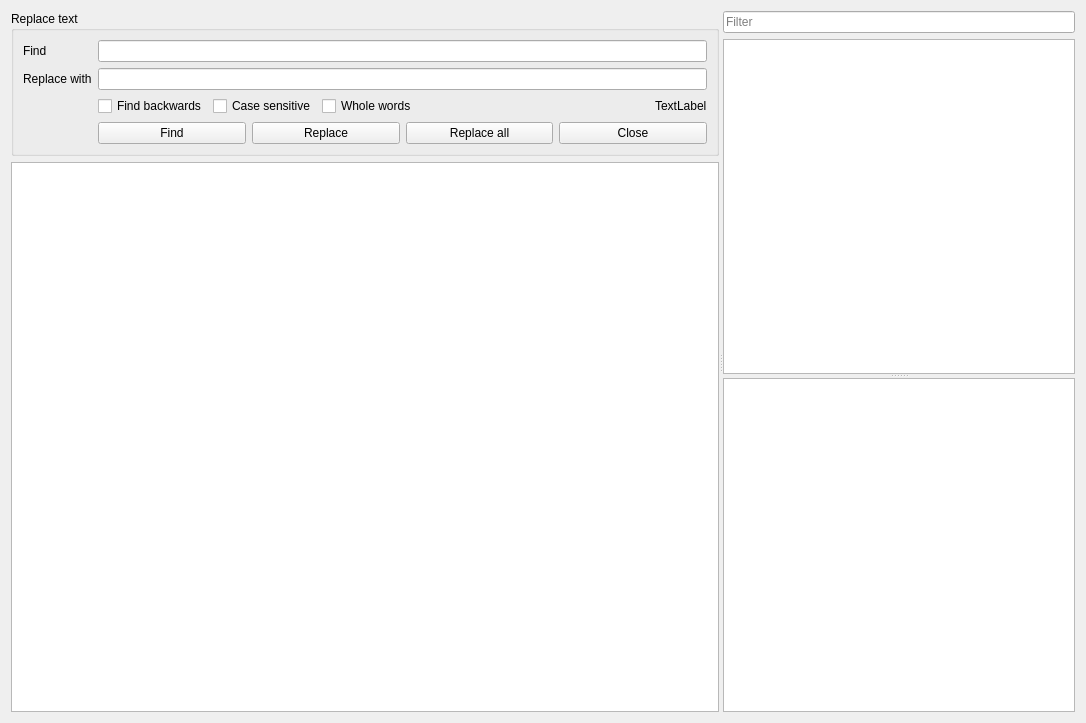
<?xml version="1.0" encoding="UTF-8"?>
<ui version="4.0">
 <class>ScriptWidget</class>
 <widget class="QWidget" name="ScriptWidget">
  <property name="geometry">
   <rect>
    <x>0</x>
    <y>0</y>
    <width>1086</width>
    <height>723</height>
   </rect>
  </property>
  <property name="windowTitle">
   <string>Script</string>
  </property>
  <property name="windowIcon">
   <iconset resource="../resource/resource.qrc">
    <normaloff>:/16x16_ico_png/script.png</normaloff>:/16x16_ico_png/script.png</iconset>
  </property>
  <layout class="QVBoxLayout" name="verticalLayout_4">
   <item>
    <widget class="QSplitter" name="mainSplitter">
     <property name="orientation">
      <enum>Qt::Horizontal</enum>
     </property>
     <widget class="QWidget" name="layoutWidget">
      <layout class="QVBoxLayout" name="verticalLayout_3">
       <item>
        <widget class="QGroupBox" name="find">
         <property name="sizePolicy">
          <sizepolicy hsizetype="Preferred" vsizetype="Maximum">
           <horstretch>0</horstretch>
           <verstretch>0</verstretch>
          </sizepolicy>
         </property>
         <property name="title">
          <string>Replace text</string>
         </property>
         <layout class="QHBoxLayout" name="horizontalLayout">
          <item>
           <layout class="QVBoxLayout" name="verticalLayout_2">
            <item>
             <layout class="QGridLayout" name="gridLayout">
              <item row="1" column="1">
               <widget class="QLineEdit" name="replaceText"/>
              </item>
              <item row="3" column="1">
               <layout class="QHBoxLayout" name="horizontalLayout_3">
                <item>
                 <widget class="QPushButton" name="btnFindNext">
                  <property name="text">
                   <string>Find</string>
                  </property>
                 </widget>
                </item>
                <item>
                 <widget class="QPushButton" name="btnReplaceNext">
                  <property name="text">
                   <string>Replace</string>
                  </property>
                 </widget>
                </item>
                <item>
                 <widget class="QPushButton" name="btnReplaceAll">
                  <property name="text">
                   <string>Replace all</string>
                  </property>
                 </widget>
                </item>
                <item>
                 <widget class="QPushButton" name="btnFindClose">
                  <property name="text">
                   <string>Close</string>
                  </property>
                 </widget>
                </item>
               </layout>
              </item>
              <item row="0" column="1">
               <widget class="QLineEdit" name="findText"/>
              </item>
              <item row="0" column="0">
               <widget class="QLabel" name="label_2">
                <property name="text">
                 <string>Find</string>
                </property>
               </widget>
              </item>
              <item row="2" column="1">
               <layout class="QHBoxLayout" name="horizontalLayout_2">
                <item>
                 <widget class="QCheckBox" name="findBackwards">
                  <property name="text">
                   <string>Find backwards</string>
                  </property>
                 </widget>
                </item>
                <item>
                 <widget class="QCheckBox" name="findCaseSensitive">
                  <property name="text">
                   <string>Case sensitive</string>
                  </property>
                 </widget>
                </item>
                <item>
                 <widget class="QCheckBox" name="findWholeWords">
                  <property name="text">
                   <string>Whole words</string>
                  </property>
                 </widget>
                </item>
                <item>
                 <spacer name="horizontalSpacer">
                  <property name="orientation">
                   <enum>Qt::Horizontal</enum>
                  </property>
                  <property name="sizeHint" stdset="0">
                   <size>
                    <width>40</width>
                    <height>20</height>
                   </size>
                  </property>
                 </spacer>
                </item>
                <item>
                 <widget class="QLabel" name="findResult">
                  <property name="sizePolicy">
                   <sizepolicy hsizetype="Preferred" vsizetype="Preferred">
                    <horstretch>0</horstretch>
                    <verstretch>0</verstretch>
                   </sizepolicy>
                  </property>
                  <property name="text">
                   <string>TextLabel</string>
                  </property>
                 </widget>
                </item>
               </layout>
              </item>
              <item row="1" column="0">
               <widget class="QLabel" name="label">
                <property name="text">
                 <string>Replace with</string>
                </property>
               </widget>
              </item>
             </layout>
            </item>
           </layout>
          </item>
         </layout>
        </widget>
       </item>
       <item>
        <widget class="gui::TextEditor" name="code">
         <property name="sizePolicy">
          <sizepolicy hsizetype="Expanding" vsizetype="Expanding">
           <horstretch>0</horstretch>
           <verstretch>0</verstretch>
          </sizepolicy>
         </property>
        </widget>
       </item>
      </layout>
     </widget>
     <widget class="QWidget" name="layoutWidget">
      <layout class="QVBoxLayout" name="verticalLayout">
       <item>
        <widget class="QLineEdit" name="filter">
         <property name="placeholderText">
          <string>Filter</string>
         </property>
        </widget>
       </item>
       <item>
        <widget class="QSplitter" name="helpSplitter">
         <property name="orientation">
          <enum>Qt::Vertical</enum>
         </property>
         <widget class="QTableView" name="tableView">
          <property name="sizePolicy">
           <sizepolicy hsizetype="Preferred" vsizetype="Expanding">
            <horstretch>0</horstretch>
            <verstretch>0</verstretch>
           </sizepolicy>
          </property>
          <property name="selectionBehavior">
           <enum>QAbstractItemView::SelectRows</enum>
          </property>
          <property name="showGrid">
           <bool>false</bool>
          </property>
          <attribute name="horizontalHeaderStretchLastSection">
           <bool>true</bool>
          </attribute>
          <attribute name="verticalHeaderVisible">
           <bool>false</bool>
          </attribute>
          <attribute name="verticalHeaderDefaultSectionSize">
           <number>21</number>
          </attribute>
         </widget>
         <widget class="QTextBrowser" name="textBrowser">
          <property name="sizePolicy">
           <sizepolicy hsizetype="Preferred" vsizetype="Expanding">
            <horstretch>0</horstretch>
            <verstretch>0</verstretch>
           </sizepolicy>
          </property>
          <property name="readOnly">
           <bool>true</bool>
          </property>
          <property name="markdown">
           <string notr="true"/>
          </property>
          <property name="html">
           <string notr="true">&lt;!DOCTYPE HTML PUBLIC &quot;-//W3C//DTD HTML 4.0//EN&quot; &quot;http://www.w3.org/TR/REC-html40/strict.dtd&quot;&gt;
&lt;html&gt;&lt;head&gt;&lt;meta name=&quot;qrichtext&quot; content=&quot;1&quot; /&gt;&lt;style type=&quot;text/css&quot;&gt;
p, li { white-space: pre-wrap; }
&lt;/style&gt;&lt;/head&gt;&lt;body style=&quot; font-family:'MS Shell Dlg 2'; font-size:8.25pt; font-weight:400; font-style:normal;&quot;&gt;
&lt;p style=&quot;-qt-paragraph-type:empty; margin-top:0px; margin-bottom:0px; margin-left:0px; margin-right:0px; -qt-block-indent:0; text-indent:0px; font-family:'Sans Serif'; font-size:9pt;&quot;&gt;&lt;br /&gt;&lt;/p&gt;&lt;/body&gt;&lt;/html&gt;</string>
          </property>
          <property name="textInteractionFlags">
           <set>Qt::TextBrowserInteraction</set>
          </property>
         </widget>
        </widget>
       </item>
      </layout>
     </widget>
    </widget>
   </item>
  </layout>
  <action name="actionSave">
   <property name="icon">
    <iconset resource="../resource/resource.qrc">
     <normaloff>:/32x32_ico_png/save.png</normaloff>:/32x32_ico_png/save.png</iconset>
   </property>
   <property name="text">
    <string>Save</string>
   </property>
   <property name="toolTip">
    <string>Save document</string>
   </property>
   <property name="shortcut">
    <string>Ctrl+S</string>
   </property>
  </action>
  <action name="actionOpen">
   <property name="icon">
    <iconset resource="../resource/resource.qrc">
     <normaloff>:/16x16_ico_png/workspace_open.png</normaloff>:/16x16_ico_png/workspace_open.png</iconset>
   </property>
   <property name="text">
    <string>Open Externally</string>
   </property>
   <property name="toolTip">
    <string>Open in an external application</string>
   </property>
  </action>
  <action name="actionFind">
   <property name="icon">
    <iconset resource="../resource/resource.qrc">
     <normaloff>:/32x32_ico_png/find.png</normaloff>:/32x32_ico_png/find.png</iconset>
   </property>
   <property name="text">
    <string>Find</string>
   </property>
   <property name="toolTip">
    <string>Find in document</string>
   </property>
   <property name="shortcut">
    <string>Ctrl+F</string>
   </property>
  </action>
  <action name="actionReplace">
   <property name="icon">
    <iconset resource="../resource/resource.qrc">
     <normaloff>:/32x32_ico_png/text_replace.png</normaloff>:/32x32_ico_png/text_replace.png</iconset>
   </property>
   <property name="text">
    <string>Replace</string>
   </property>
   <property name="toolTip">
    <string>Replace text</string>
   </property>
   <property name="shortcut">
    <string>Ctrl+H</string>
   </property>
  </action>
 </widget>
 <customwidgets>
  <customwidget>
   <class>gui::TextEditor</class>
   <extends>QPlainTextEdit</extends>
   <header>codewidget.h</header>
  </customwidget>
 </customwidgets>
 <tabstops>
  <tabstop>findText</tabstop>
  <tabstop>replaceText</tabstop>
  <tabstop>findBackwards</tabstop>
  <tabstop>findCaseSensitive</tabstop>
  <tabstop>findWholeWords</tabstop>
  <tabstop>btnFindNext</tabstop>
  <tabstop>btnReplaceNext</tabstop>
  <tabstop>btnReplaceAll</tabstop>
  <tabstop>btnFindClose</tabstop>
  <tabstop>code</tabstop>
 </tabstops>
 <resources>
  <include location="../resource/resource.qrc"/>
 </resources>
 <connections>
  <connection>
   <sender>findText</sender>
   <signal>returnPressed()</signal>
   <receiver>btnFindNext</receiver>
   <slot>click()</slot>
   <hints>
    <hint type="sourcelabel">
     <x>906</x>
     <y>56</y>
    </hint>
    <hint type="destinationlabel">
     <x>705</x>
     <y>151</y>
    </hint>
   </hints>
  </connection>
 </connections>
</ui>
